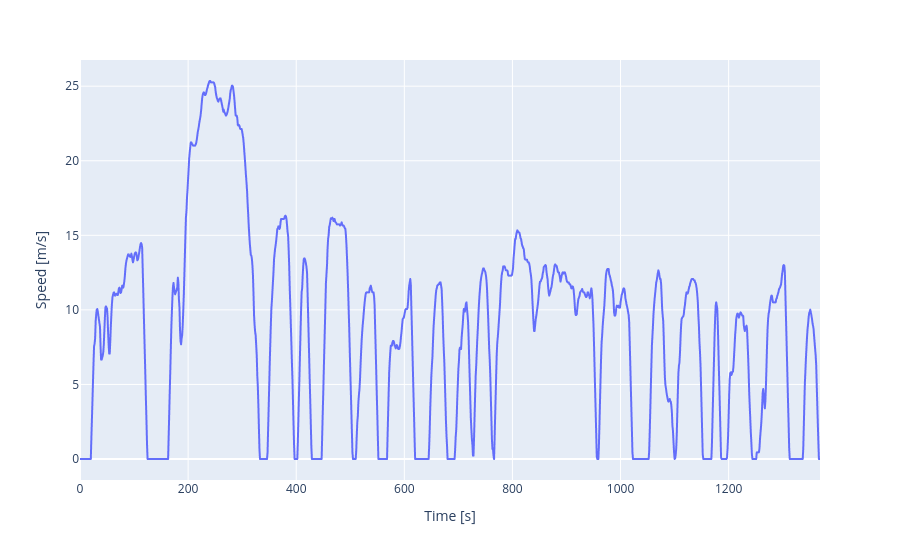

Notebook cell for this chart:
### Markdown cell above
## Loading a Drive Cycle

`Cycle.from_resource` loads a default drive cycle in the FASTSim package
called the Urban Dynamometer Driving Schedule, or "UDDS". The UDDS is one of
several
[EPA regulatory cycles](https://www.epa.gov/vehicle-and-fuel-emissions-testing/dynamometer-drive-schedules)
used to test vehicle fuel economy. UDDS is also referred to as the "city"
test. Below the cycle is plotted as target vehicle speed vs. time.

For a deeper look at drive cycles, including custom cycles and editing cycle
data, see [What Is a Drive Cycle?](demo_drive_cycle.ipynb).

### Code cell
cyc = fastsim.Cycle.from_resource("udds.csv")
fig = cyc.plot()

### Figure 1 — Plotly figure (JSON) as saved in the notebook; plotly's stock layout.template omitted (floating-point values rounded to 4 significant figures; data arrays with more than 128 entries replaced by an {"elided": "..."} marker saying what was removed)
{"data": [{"hovertemplate": "time_seconds=%{x}<br>speed_meters_per_second=%{y}<extra></extra>", "legendgroup": "", "line": {"color": "#636efa", "dash": "solid"}, "marker": {"symbol": "circle"}, "mode": "lines", "name": "", "showlegend": false, "type": "scattergl", "x": {"elided": "1370 float values"}, "xaxis": "x", "y": {"elided": "1370 float values"}, "yaxis": "y"}], "layout": {"legend": {"tracegroupgap": 0}, "margin": {"t": 60}, "xaxis": {"anchor": "y", "domain": [0, 1], "title": {"text": "Time [s]"}}, "yaxis": {"anchor": "x", "domain": [0, 1], "title": {"text": "Speed [m/s]"}}}}
